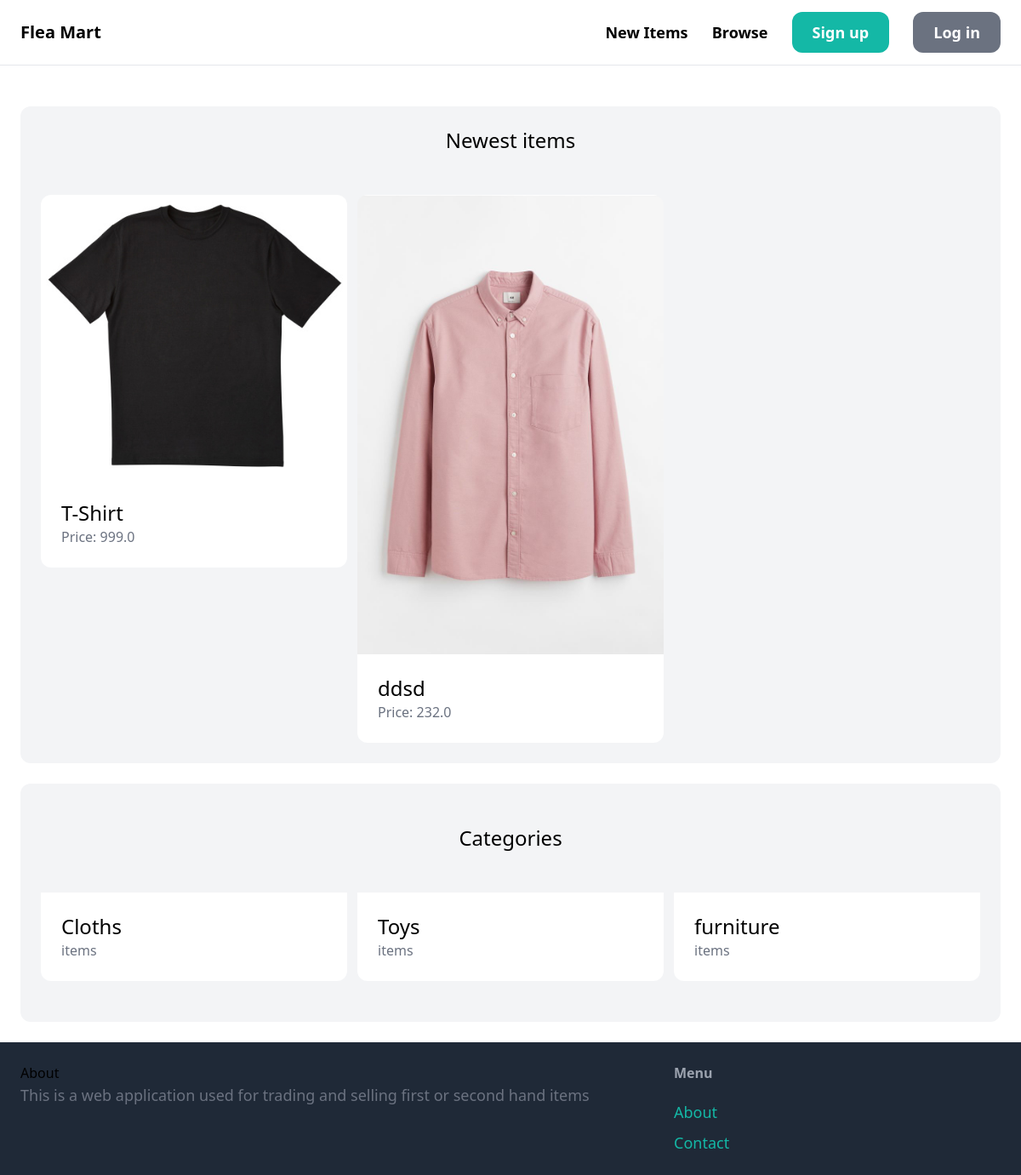
The app's page /, older data.
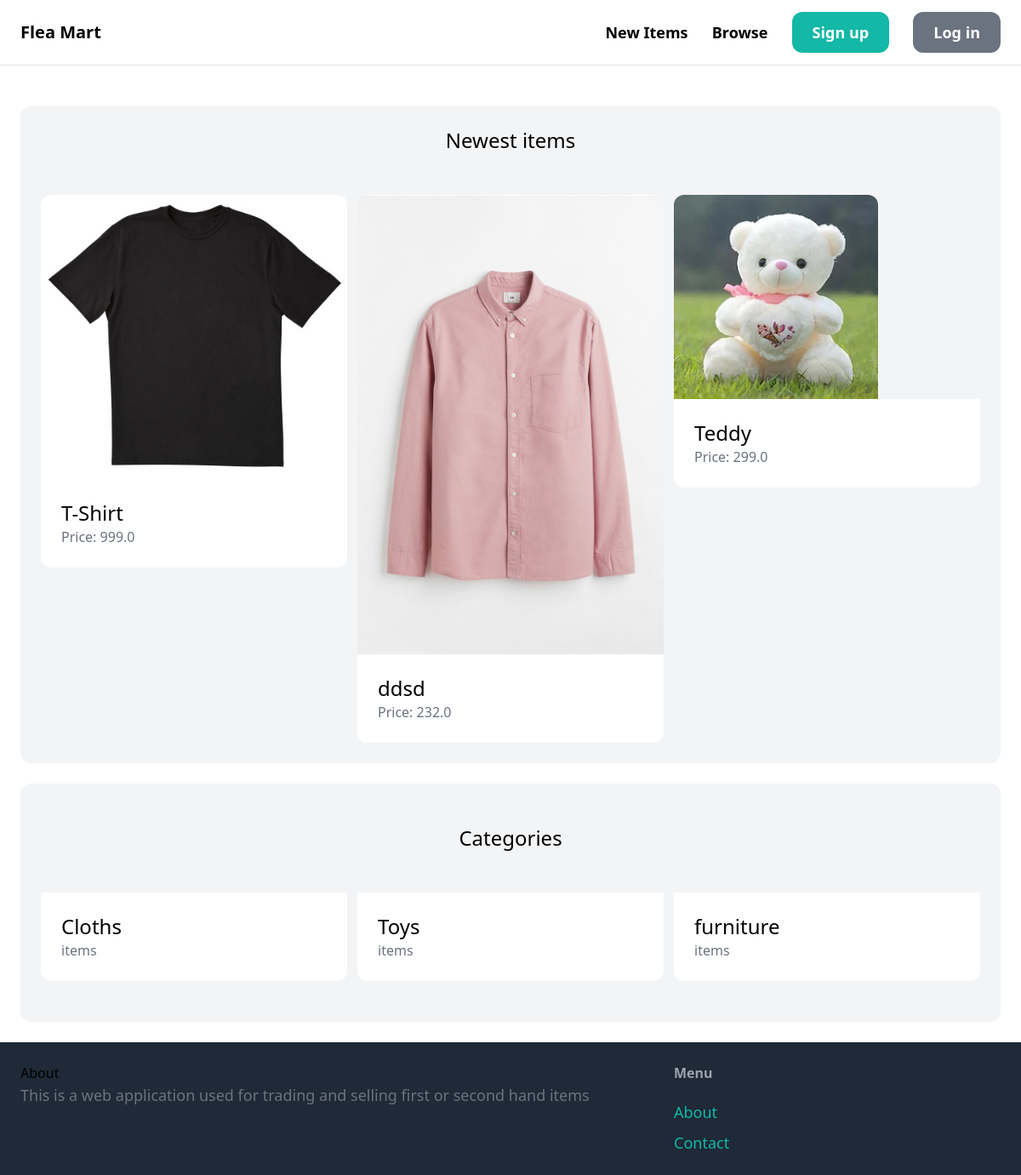
The same page, newer data.
### item/models.py (models this page shows, shortened)
class Item(models.Model):
    category = models.ForeignKey(Category, related_name='item', on_delete=models.CASCADE)
    name = models.CharField(max_length=255)
    description = models.TextField(blank=True, null=True)
    price = models.FloatField()
    image = models.ImageField(upload_to='item_images', blank=True, null=True)
    is_sold = models.BooleanField(default=False)
    created_by = models.ForeignKey(User, related_name='item', on_delete=models.CASCADE)
    created_at = models.DateTimeField(auto_now_add=True)

class Category(models.Model):
    name = models.CharField(max_length=255)
    class Meta:
        ordering = ('name',)
        verbose_name_plural = 'Categories'

### main/views.py (the view)
# urls.py: path('', views.index, name='index'),
def index(request):
    items = Item.objects.filter(is_sold=False)[0:6]
    categories = Category.objects.all()
    return render(request, 'core/index.html',{
        'categories':categories,
        'items':items,
    })

### main/templates/core/index.html (shortened to what this page needs)
{% extends 'core/base.html' %}
{% block content %}
    <div class="mt-6 px-6 py-6 bg-gray-100 rounded-xl">
        <h2 class="mb-12 text-2xl text-center">Newest items</h2>
        <div class='grid grid-cols-3 gap-3'>
            {% for item in items %}
                <div>
                    <a href="{% url 'item:detail' item.id %}">
                        <div>
                            <img src="{{ item.image.url }}" class="rounded-t-xl">
                        </div>
                        <div class="p-6 bg-white rounded-b-xl">
                            <h2 class="text-2xl">{{ item.name }}</h2>
                            <p class="text-gray-500">Price: {{ item.price }}</p>
                        </div>
                    </a>
                </div>
            {% endfor %}
        </div>
    </div>
    <div class="mt-6 px-6 py-12 bg-gray-100 rounded-xl">
        <h2 class="mb-12 text-2xl text-center">Categories</h2>
        <div class="grid grid-cols-3 gap-3">
            {% for category in categories %}
                <div>
                    <a href="#">
                        <div class="p-6 bg-white rounded-b-xl">
                            <h2 class="text-2xl">{{ category.name }}</h2>
                            <p class="text-gray-500">{{ category.items.count }} items</p>
                        </div>
                    </a>
                </div>
            {% endfor %}
        </div>
    </div>
{% endblock %}

### main/templates/core/base.html (shortened to what this page needs)
<!DOCTYPE html>
<html lang="en">
<head>
    <script src="https://cdn.tailwindcss.com"></script>
</head>
<body>
    <nav class="py-6 px-6 flex justify-between items-center border-b border-gray-200">
        <a href="/" class="text-xl font-semibold">Flea Mart</a>
        <div class="space-x-6">
            <a href="{% url 'item:new' %}" class="text-lg font-semibold hover:text-gray=500">New Items</a>
            <a href="{% url 'item:items' %}" class="text-lg font-semibold hover:text-gray=500">Browse</a>
            {% if request.user.is_authenticated %}
                <a href="#" class="px-6 py-3 text-lg font-semibold bg-teal-500 text-white rounded-xl hover:bg-teal-700">Inbox</a>
                <a href="{% url 'dashboard:index' %}" class="px-6 py-3 text-lg font-semibold bg-gray-500 text-white rounded-xl hover:bg-gray-700">Dashboard</a>
            {% else %}
                <a href="{% url 'main:signup' %}" class="px-6 py-3 text-lg font-semibold bg-teal-500 text-white rounded-xl hover:bg-teal-700">Sign up</a>
                <a href="{% url 'main:login' %}" class="px-6 py-3 text-lg font-semibold bg-gray-500 text-white rounded-xl hover:bg-gray-700">Log in</a>
            {% endif %}
        </div>
    </nav>
    <div class="py-6 px-6">
        {% block content %}
        {% endblock  %}
    </div>
    <footer class="py-6 px-6 flex justify-between bg-gray-800">
        <div class="w-2/3 pr-10">
            <h3 class="">About</h3>
            <p class="text-lg text-gray-500">This is a web application used for trading and selling first or second hand items</p>
        </div>
        <div class="w-1/3">
            <h3 class="mb-5 font-semibold text-gray-400">Menu</h3>
            <ul class="space-y-2">
                <li><a href="#" class="text-lg text-teal-500 hover:text-teal-700">About</a></li>
                <li><a href="{% url 'main:contact' %}" class="text-lg text-teal-500 hover:text-teal-700">Contact</a></li>
            </ul>
        </div>
    </footer>
</body>
</html>

Row changes from the older to the newer data that the page shows:
added Item: image (picture), name "Teddy", price "299.0"
